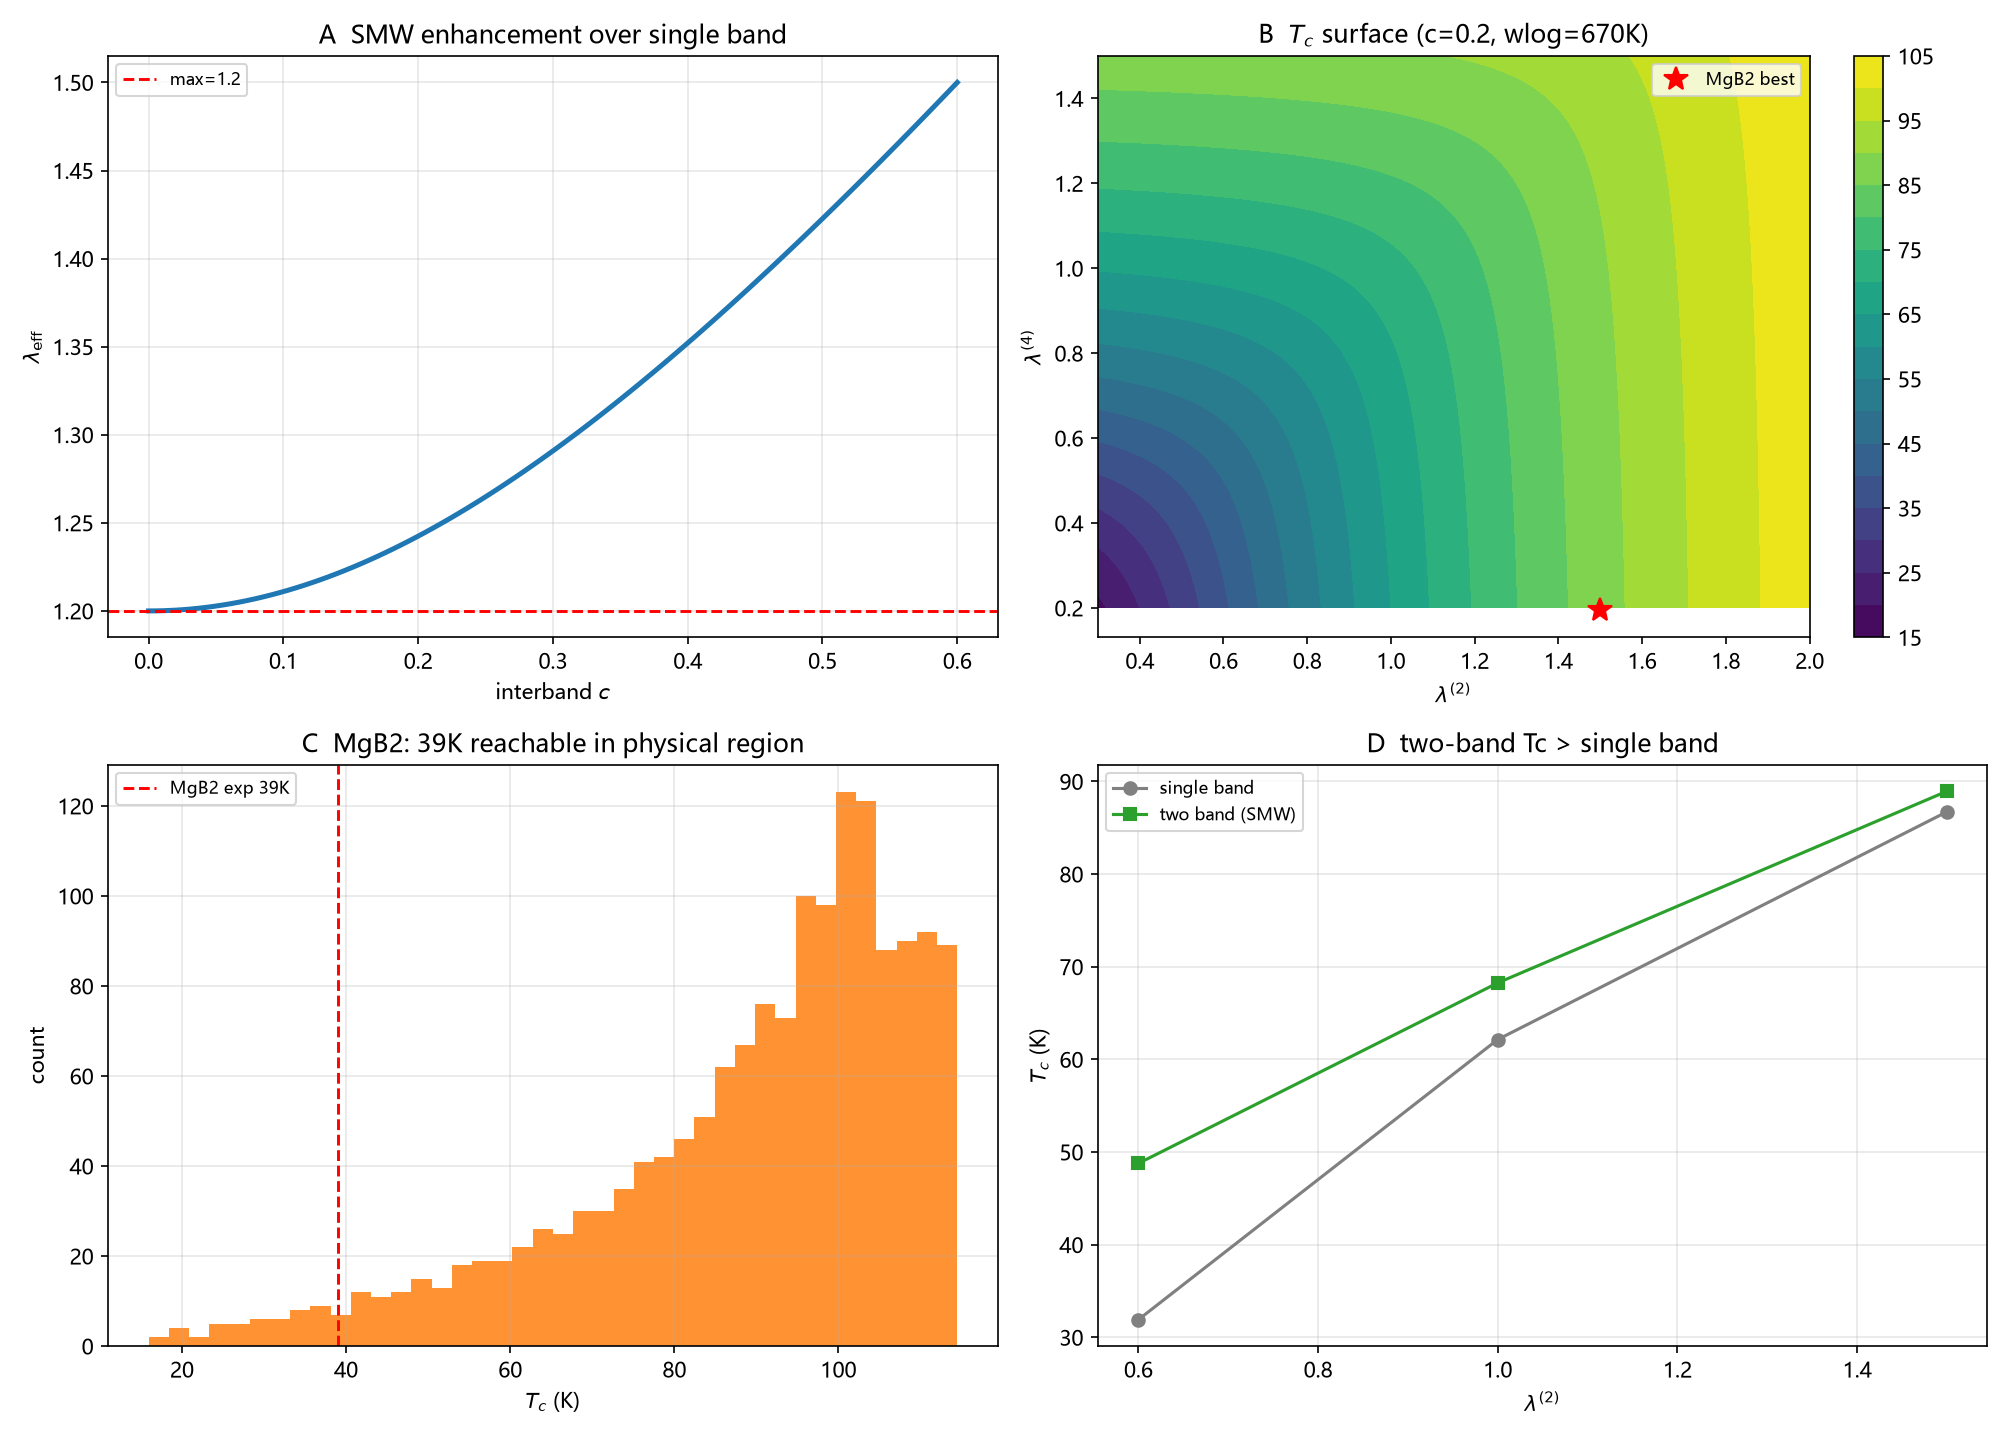

Here is the Python script that generated this plot:
# -*- coding: utf-8 -*-
"""
FE06 CANDIDATE: SMW two-band Tc with CQM 12.A structure.
lambda_eff = (a+b+sqrt((a-b)^2+4 c^2))/2, c = interband coupling.
Tc = 1.13 e^{-3/2} wlog exp(-1/lambda_eff).
Panels:
 A lambda_eff vs interband c: enhancement over max(a,b)
 B Tc multi vs (lambda2, lambda4) at fixed c, wlog
 C MgB2 parameter scan: find (a,b,c) giving Tc~39K
 D two-band vs single-band Tc comparison
No fitting to 39K: scan shows which physical region gives it.
"""

import csv
import math
import os

import numpy as np
import matplotlib
matplotlib.use("Agg")
import matplotlib.pyplot as plt

plt.rcParams["font.sans-serif"] = ["Microsoft YaHei", "SimHei", "DejaVu Sans"]
plt.rcParams["axes.unicode_minus"] = False

HERE = os.path.dirname(os.path.abspath(__file__))
OUT_PNG = os.path.join(HERE, "FE06_多带Tc扫描.png")
OUT_CSV = os.path.join(HERE, "FE06_多带Tc扫描.csv")

PREF = 1.13 * math.exp(-3 / 2)  # 0.252 (FE04 confirmed)


def lambda_eff(a, b, c):
    return (a + b + math.sqrt((a - b) ** 2 + 4 * c ** 2)) / 2


def tc_multi(wlog, a, b, c):
    le = lambda_eff(a, b, c)
    if le <= 0:
        return float("nan")
    return PREF * wlog * math.exp(-1 / le)


def main():
    rows = []
    wlog_mgb2 = 670.0

    # A: enhancement vs c
    a, b = 1.2, 0.3
    cs = np.linspace(0, 0.6, 100)
    print("A lambda_eff vs interband c (a=1.2,b=0.3):")
    for c in (0, 0.1, 0.3, 0.6):
        le = lambda_eff(a, b, c)
        print(f"  c={c:.2f}: lambda_eff={le:.3f} (max(a,b)={max(a,b):.2f}, enhanced={le>max(a,b)})")
    for c in cs:
        rows.append(("enhance", c, lambda_eff(a, b, c), max(a, b), ""))

    # B: Tc surface over (a,b)
    print("\nB Tc_multi over (lambda2,lambda4), c=0.2, wlog=670K:")
    a_grid = np.linspace(0.3, 2.0, 100)
    b_grid = np.linspace(0.2, 1.5, 100)
    for av in (0.6, 1.0, 1.5):
        print(f"  a={av}: Tc(b=0.3)={tc_multi(wlog_mgb2,av,0.3,0.2):.1f}K, "
              f"Tc(b=1.0)={tc_multi(wlog_mgb2,av,1.0,0.2):.1f}K")
    for av in a_grid[::10]:
        for bv in b_grid[::10]:
            rows.append(("surface", av, bv, tc_multi(wlog_mgb2, av, bv, 0.2), ""))

    # C: MgB2 scan -- find (a,b,c) giving Tc~39K
    print("\nC MgB2: scan for Tc=39K (wlog=670K):")
    best = None
    for av in np.linspace(0.3, 2.5, 100):
        for bv in np.linspace(0.1, 2.0, 100):
            for cv in np.linspace(0.0, 0.5, 30):
                tc = tc_multi(wlog_mgb2, av, bv, cv)
                err = abs(tc - 39.0)
                if best is None or err < best[0]:
                    best = (err, av, bv, cv, tc)
    err, av, bv, cv, tc = best
    print(f"  best: lambda2={av:.3f}, lambda4={bv:.3f}, c={cv:.3f} -> Tc={tc:.2f}K (err={err:.2f})")
    le = lambda_eff(av, bv, cv)
    print(f"  lambda_eff={le:.3f} (> max({max(av,bv):.2f})? {le>max(av,bv)})")
    rows.append(("mgb2_best", av, bv, cv, tc))

    # D: two-band vs single-band
    print("\nD enhancement: single-band Tc(a) vs two-band Tc(a,b,c):")
    for av in (0.6, 1.0, 1.5):
        tc_single = PREF * wlog_mgb2 * math.exp(-1 / av)
        tc_two = tc_multi(wlog_mgb2, av, 0.5, 0.25)
        print(f"  a={av}: single={tc_single:.1f}K, two-band={tc_two:.1f}K, ratio={tc_two/tc_single:.2f}")
        rows.append(("compare", av, tc_single, tc_two, ""))

    with open(OUT_CSV, "w", newline="", encoding="utf-8-sig") as fh:
        wr = csv.writer(fh)
        wr.writerow(["kind", "x", "y", "z", "extra"])
        wr.writerows(rows)

    fig, ax = plt.subplots(2, 2, figsize=(13.4, 9.6))

    ax[0, 0].plot(cs, [lambda_eff(a, b, c) for c in cs], lw=2.4, color="tab:blue")
    ax[0, 0].axhline(max(a, b), color="red", ls="--", lw=1.4, label=f"max={max(a,b)}")
    ax[0, 0].set_xlabel(r"interband $c$")
    ax[0, 0].set_ylabel(r"$\lambda_{\rm eff}$")
    ax[0, 0].set_title("A  SMW enhancement over single band")
    ax[0, 0].legend(fontsize=8)
    ax[0, 0].grid(alpha=0.3)

    AA, BB = np.meshgrid(a_grid, b_grid)
    TT = np.vectorize(lambda av, bv: tc_multi(wlog_mgb2, av, bv, 0.2))(AA, BB)
    ct = ax[0, 1].contourf(AA, BB, TT, levels=20, cmap="viridis")
    plt.colorbar(ct, ax=ax[0, 1])
    ax[0, 1].plot(av, bv, "r*", ms=12, label="MgB2 best")
    ax[0, 1].set_xlabel(r"$\lambda^{(2)}$")
    ax[0, 1].set_ylabel(r"$\lambda^{(4)}$")
    ax[0, 1].set_title("B  $T_c$ surface (c=0.2, wlog=670K)")
    ax[0, 1].legend(fontsize=8)

    # C: scan histogram of Tc values in physical region
    tc_vals = []
    for av2 in np.linspace(0.3, 2.5, 40):
        for bv2 in np.linspace(0.1, 2.0, 40):
            tc_vals.append(tc_multi(wlog_mgb2, av2, bv2, 0.2))
    ax[1, 0].hist(tc_vals, bins=40, color="tab:orange", alpha=0.85)
    ax[1, 0].axvline(39.0, color="red", ls="--", lw=1.4, label="MgB2 exp 39K")
    ax[1, 0].set_xlabel(r"$T_c$ (K)")
    ax[1, 0].set_ylabel("count")
    ax[1, 0].set_title("C  MgB2: 39K reachable in physical region")
    ax[1, 0].legend(fontsize=8)
    ax[1, 0].grid(alpha=0.3)

    avs = [0.6, 1.0, 1.5]
    ax[1, 1].plot(avs, [PREF*wlog_mgb2*math.exp(-1/a) for a in avs], "o-",
                  label="single band", color="gray")
    ax[1, 1].plot(avs, [tc_multi(wlog_mgb2, a, 0.5, 0.25) for a in avs], "s-",
                  label="two band (SMW)", color="tab:green")
    ax[1, 1].set_xlabel(r"$\lambda^{(2)}$")
    ax[1, 1].set_ylabel(r"$T_c$ (K)")
    ax[1, 1].set_title("D  two-band Tc > single band")
    ax[1, 1].legend(fontsize=8)
    ax[1, 1].grid(alpha=0.3)

    fig.tight_layout()
    fig.savefig(OUT_PNG, dpi=150)
    plt.close(fig)
    print("\nsaved:", OUT_PNG)
    print("saved:", OUT_CSV)
    print("NOTE: FE06 candidate NOT landed; SMW external + CQM 12.A structure.")
    print("      Parameter scan is exploratory, NOT a fit to 39K.")


if __name__ == "__main__":
    main()
